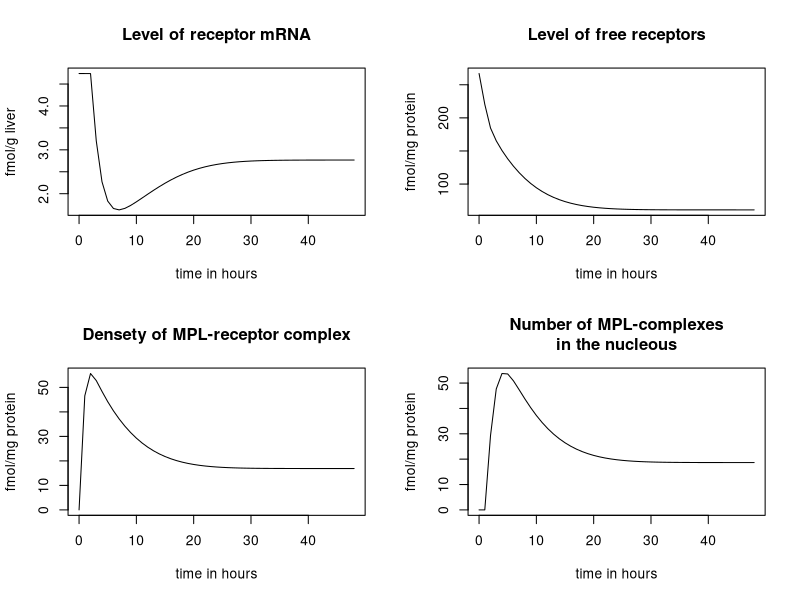

R code for this plot:
## ---- chunk 1
knitr::opts_chunk$set(echo = TRUE)
library(deSolve)
## ---- chunk 2
# Parameters
parameters <- c(ks_Rm = 2.90, # fmol/g liver/h
                IC50_Rm = 26.2, # fmol/mg protein
                kon = 0.00329, # L/nmol/h
                kT = 0.63, # 1/h
                kre = 0.57, # 1/h
                Rf = 0.49,
                kd_R = 0.0572, # 1/h
                kd_Rm = 0.612,
                ks_R = 3.22,
                D = 53,409) # nmol/L

# Initial state
state <- c(Rmo = 4.74, # fmol/g liver
           Ro = 267, # fmol/mg protein
           DR = 0, # fmol/ mg protein
           DRN = 0) # fmol/mg protein
# Model
GR <- function(t, state, parms){
  with(as.list(c(state, parms)),{
    dmRNAR <- ks_Rm * (1 - DRN/(IC50_Rm + DRN)) - kd_Rm * Rmo
    dR <- ks_R * Rmo + Rf * kre * DRN - kon * D * Ro - kd_R * Ro
    dDR <- kon * D * Ro - kT * DR
    dDRN <- kT * DR - kre * DRN
    return(list(c(dmRNAR, dR, dDR, dDRN)))
  })}
# Timeframe
times <- seq(0, 48, by = 1)
# Run model
out <- ode(y = state, times = times, parms = parameters, func = GR, method = "euler")
## ---- chunk 3
# Plot
plot(out, main = c("Level of receptor mRNA", "Level of free receptors",
                   "Densety of MPL-receptor complex", "Number of MPL-complexes\nin the nucleous"),
     xlab = "time in hours",
     ylab = c("fmol/g liver", "fmol/mg protein", "fmol/mg protein", "fmol/mg protein"))
